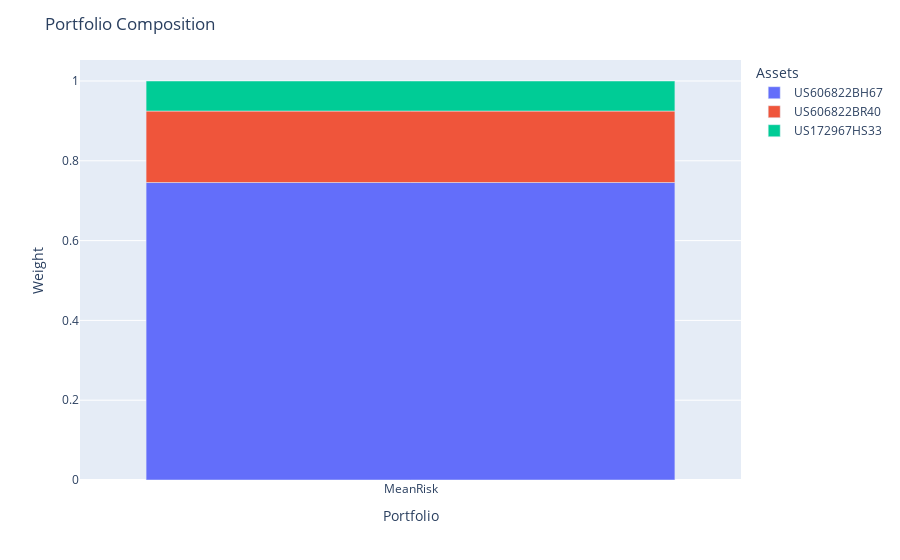

This figure's notebook cell:
### Markdown cell above
To demonstrate this manipulation of the moments of the market_quotes we decrease the expected returns of the z_spread of one of the bonds in the portfolio using the `BlackLittermanPrior`. We also try to improve the conditioning of the covariance matrix by applying LedoitWolf shrinkage to the MarketQuote returns covariance matrix.

### Code cell
max_sharpe_model = MeanRisk(
    risk_measure=RiskMeasure.STANDARD_DEVIATION,
    objective_function=ObjectiveFunction.MAXIMIZE_RATIO,
    prior_estimator=NonLinearPrior(
        portfolio_instruments,
        reference_market_context=pricing_context,
        market_quotes_prior=BlackLitterman(
            views=["z_spread_US606822BH67 == -0.02"],
            prior_estimator=EmpiricalPrior(covariance_estimator=LedoitWolf()),
        ),
    ).set_fit_request(market_quotes=True),
)

max_sharpe_model.fit(X, market_quotes=z_spreads)
return_dist = pd.DataFrame(
    max_sharpe_model.prior_estimator_.return_distribution_.returns,
    columns=max_sharpe_model.feature_names_in_,
)
max_sharpe_portfolio = max_sharpe_model.predict(return_dist)
max_sharpe_portfolio.plot_composition()

### Figure 1 — Plotly figure (JSON) as saved in the notebook; plotly's stock layout.template omitted (floating-point values rounded to 4 significant figures)
{"data": [{"hovertemplate": "asset=US606822BH67<br>index=%{x}<br>value=%{y}<extra></extra>", "legendgroup": "US606822BH67", "marker": {"color": "#636efa", "pattern": {"shape": ""}}, "name": "US606822BH67", "orientation": "v", "showlegend": true, "textposition": "auto", "type": "bar", "x": ["MeanRisk"], "xaxis": "x", "y": [0.7455], "yaxis": "y"}, {"hovertemplate": "asset=US606822BR40<br>index=%{x}<br>value=%{y}<extra></extra>", "legendgroup": "US606822BR40", "marker": {"color": "#EF553B", "pattern": {"shape": ""}}, "name": "US606822BR40", "orientation": "v", "showlegend": true, "textposition": "auto", "type": "bar", "x": ["MeanRisk"], "xaxis": "x", "y": [0.1792], "yaxis": "y"}, {"hovertemplate": "asset=US172967HS33<br>index=%{x}<br>value=%{y}<extra></extra>", "legendgroup": "US172967HS33", "marker": {"color": "#00cc96", "pattern": {"shape": ""}}, "name": "US172967HS33", "orientation": "v", "showlegend": true, "textposition": "auto", "type": "bar", "x": ["MeanRisk"], "xaxis": "x", "y": [0.07528], "yaxis": "y"}], "layout": {"barmode": "relative", "legend": {"title": {"text": "Assets"}, "tracegroupgap": 0}, "margin": {"t": 60}, "title": {"text": "Portfolio Composition"}, "xaxis": {"anchor": "y", "domain": [0, 1], "title": {"text": "Portfolio"}}, "yaxis": {"anchor": "x", "domain": [0, 1], "title": {"text": "Weight"}}}}
